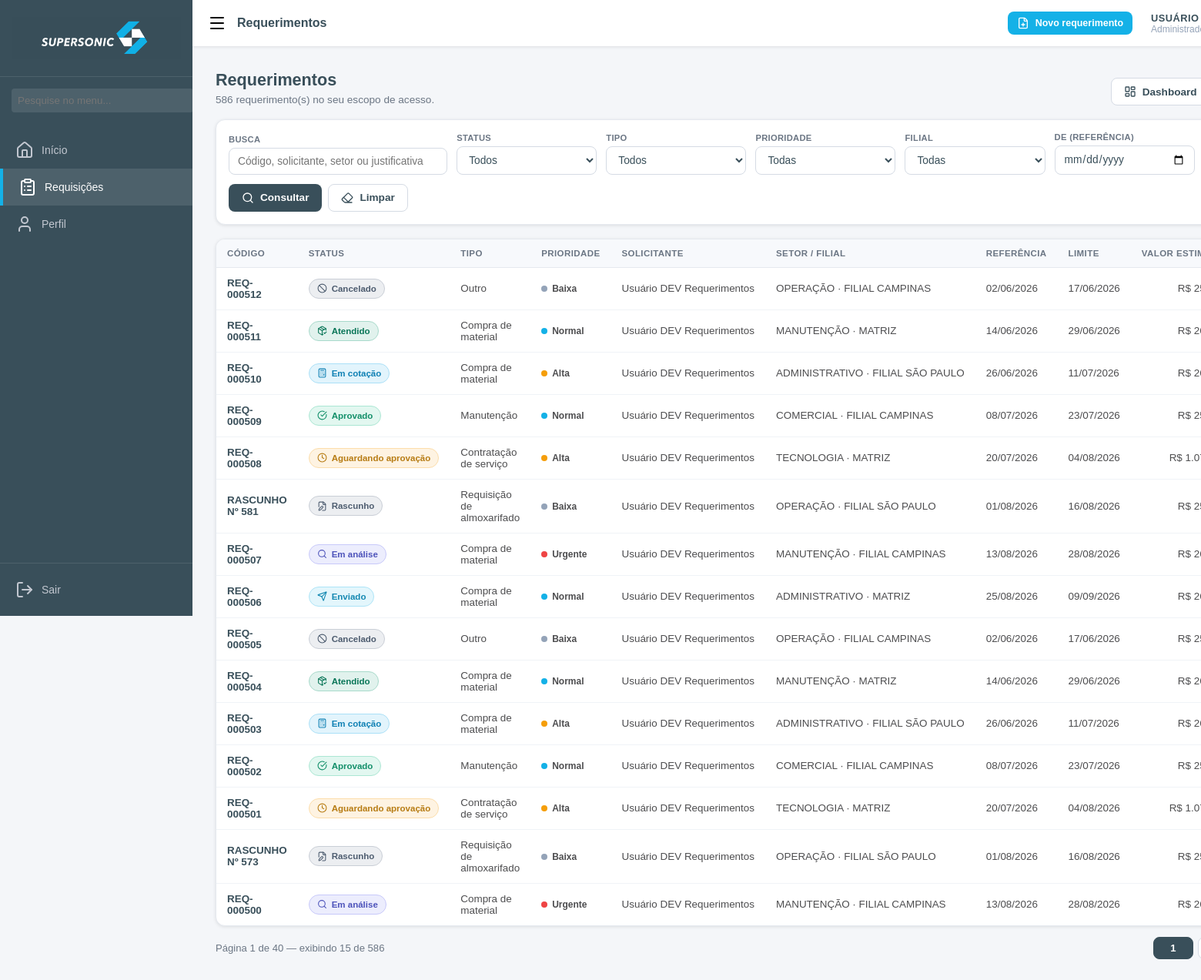
The page /requerimento (signed in) on the database its author committed.
### app.py (models this page shows)
class Usuario(db.Model, UserMixin):
    __tablename__ = "usuarios"
    id = db.Column(db.Integer, primary_key=True)
    nome = db.Column(db.String(100))
    email = db.Column(db.String(100), unique=True)
    senha_hash = db.Column(db.String(255))
    telefone = db.Column(db.String(20))
    ATIVO = db.Column(db.String(1), default='S') # Coluna Ativo
    ADM = db.Column(db.String(1), default='N')
    reset_token = db.Column(db.String(100), nullable=True)
    token_expiracao = db.Column(db.DateTime, nullable=True)
    usu_rod = db.relationship('Usurod', backref='usuario_pai', uselist=True)

### core/req_models.py (models this page shows, shortened)
class Requerimento(db.Model):
    __tablename__ = "req_requerimento"
    id = db.Column(Integer, primary_key=True)
    codigo = db.Column(String(20), unique=True, nullable=True)   # REQ-000123 (gerado no envio/salvamento)
    numero = db.Column(Integer, nullable=True)                   # sequencial dentro da série
    serie = db.Column(String(20), nullable=True)
    status = db.Column(String(30), nullable=False, default="RASCUNHO", index=True)
    tipo = db.Column(String(30), nullable=True)
    prioridade = db.Column(String(20), nullable=False, default="NORMAL")
    data_referencia = db.Column(Date, nullable=True)
    data_limite = db.Column(Date, nullable=True)
    solicitante_usuario_id = db.Column(Integer, ForeignKey("usuarios.id"), nullable=False, index=True)
    solicitante_nome = db.Column(String(120), nullable=True)
    solicitante_email = db.Column(String(120), nullable=True)
    solicitante_telefone = db.Column(String(30), nullable=True)
    funcionario = db.Column(String(120), nullable=True)
    filial = db.Column(String(80), nullable=True)
    setor = db.Column(String(80), nullable=True)
    responsavel = db.Column(String(120), nullable=True)
    unidade_negocio = db.Column(String(80), nullable=True)
    centro_gasto = db.Column(String(80), nullable=True)
    centro_custo = db.Column(String(80), nullable=True)
    classe_sintetica = db.Column(String(80), nullable=True)
    classe_analitica = db.Column(String(80), nullable=True)
    tipo_requisicao = db.Column(String(80), nullable=True)
    categoria = db.Column(String(80), nullable=True)
    justificativa = db.Column(Text, nullable=True)
    observacao = db.Column(Text, nullable=True)
    necessita_cotacao = db.Column(Boolean, nullable=False, default=False)
    cotacao_selecionada_id = db.Column(Integer, nullable=True)   # sem FK: evita ciclo entre tabelas
    etapa_atual = db.Column(Integer, nullable=False, default=1)
    valor_estimado = db.Column(Numeric(15, 2), nullable=False, default=Decimal("0.00"))
    responsavel_atual = db.Column(String(120), nullable=True)
    enviado_em = db.Column(DateTime, nullable=True)
    criado_em = db.Column(DateTime, nullable=False, default=datetime.now)
    criado_por = db.Column(String(120), nullable=True)
    atualizado_em = db.Column(DateTime, nullable=False, default=datetime.now, onupdate=datetime.now)
    atualizado_por = db.Column(String(120), nullable=True)
    cancelado_em = db.Column(DateTime, nullable=True)
    cancelado_por = db.Column(String(120), nullable=True)
    motivo_cancelamento = db.Column(Text, nullable=True)
    itens = db.relationship("ReqItem", backref="requerimento", cascade="all, delete-orphan",
                            order_by="ReqItem.sequencia", lazy="selectin")
    localizacoes = db.relationship("ReqLocalizacao", backref="requerimento",
                                   cascade="all, delete-orphan", lazy="selectin")
    complementos = db.relationship("ReqComplemento", backref="requerimento",
                                   cascade="all, delete-orphan", lazy="selectin")
    anexos = db.relationship("ReqAnexo", backref="requerimento",
                             cascade="all, delete-orphan", lazy="selectin")
    cotacoes = db.relationship("ReqCotacao", backref="requerimento",
                               cascade="all, delete-orphan", lazy="selectin")
    historico = db.relationship("ReqHistorico", backref="requerimento", cascade="all, delete-orphan",
                                order_by="ReqHistorico.data_hora", lazy="selectin")
    __table_args__ = (
        Index("ix_req_status_prioridade", "status", "prioridade"),
    )
    @property
    def codigo_exibicao(self) -> str:
        if self.codigo:
            return self.codigo
        return f"RASCUNHO Nº {self.id}" if self.id else "NOVO RASCUNHO"
    @property
    def editavel(self) -> bool:
        return self.status == "RASCUNHO"

### core/req_routes.py (the view)
@req_bp.route("/requerimento")
@login_required
def lista():
    filtros = {
        "q": request.args.get("q", ""),
        "status": request.args.get("status", ""),
        "tipo": request.args.get("tipo", ""),
        "prioridade": request.args.get("prioridade", ""),
        "filial": request.args.get("filial", ""),
        "setor": request.args.get("setor", ""),
        "solicitante": request.args.get("solicitante", ""),
        "data_inicio": request.args.get("data_inicio", ""),
        "data_fim": request.args.get("data_fim", ""),
    }
    ordenar = request.args.get("ordenar", "atualizado_em")
    direcao = request.args.get("direcao", "desc")
    pagina = request.args.get("pagina", 1, type=int)
    try:
        paginacao = servico.listar(current_user, filtros, pagina=pagina,
                                   ordenar=ordenar, direcao=direcao)
    except servico.ErroRequerimento as erro:
        paginacao = servico.listar(current_user, {}, pagina=1)
        filtros["_erro"] = erro.mensagem
    return render_template(
        "requerimentos/lista.html",
        pagina_ativa="requerimentos",
        titulo_pagina="Requerimentos",
        paginacao=paginacao,
        requerimentos=paginacao.items,
        filtros=filtros,
        ordenar=ordenar,
        direcao=direcao,
        opcoes=servico.opcoes_filtro(current_user),
        **_contexto_dominio(),
    )

### templates/requerimentos/lista.html (shortened to what this page needs)
{% extends 'requerimentos/base.html' %}
{% from 'components/ui.html' import status_badge, prioridade_badge, area_vazia with context %}
{% macro link_ordenacao(campo, rotulo, ordenar, direcao, extras) -%}
    {%- set nova_direcao = 'asc' if (ordenar == campo and direcao == 'desc') else 'desc' -%}
    <a href="{{ url_for('req.lista', ordenar=campo, direcao=nova_direcao, **extras) }}">
        {{ rotulo }}
    </a>
{%- endmacro %}
{% block header_acoes %}
    <a href="{{ url_for('req.novo') }}" class="btn btn-primario btn-pequeno">
        <i data-lucide="file-plus"></i> Novo requerimento
    </a>
{% endblock %}
{% block conteudo %}
{% set filtros_limpos = {} %}
{% for chave, valor in filtros.items() if valor and not chave.startswith('_') %}
    {% set _ = filtros_limpos.update({chave: valor}) %}
{% endfor %}
<div class="pagina-cabecalho">
    <div>
        <h1>Requerimentos</h1>
        <p>
            {{ paginacao.total }} requerimento(s) no seu escopo de acesso
            {%- if papel_usuario == 'SOLICITANTE' %} (apenas os seus){% endif %}.
        </p>
    </div>
    <div class="pagina-acoes">
        <a href="{{ url_for('req.dashboard') }}" class="btn btn-neutro">
            <i data-lucide="layout-dashboard"></i> Dashboard
        </a>
    </div>
</div>
<form class="barra-filtros" method="get" action="{{ url_for('req.lista') }}">
    <div class="filtro-campo largo">
        <label for="q">Busca</label>
        <input type="text" id="q" name="q" value="{{ filtros.q }}"
               placeholder="Código, solicitante, setor ou justificativa">
    </div>
    <div class="filtro-campo">
        <label for="status">Status</label>
        <select id="status" name="status">
            <option value="">Todos</option>
        </select>
    </div>
    <div class="filtro-campo">
        <label for="tipo">Tipo</label>
        <select id="tipo" name="tipo">
            <option value="">Todos</option>
        </select>
    </div>
    <div class="filtro-campo">
        <label for="prioridade">Prioridade</label>
        <select id="prioridade" name="prioridade">
            <option value="">Todas</option>
        </select>
    </div>
    <div class="filtro-campo">
        <label for="filial">Filial</label>
        <select id="filial" name="filial">
            <option value="">Todas</option>
        </select>
    </div>
    <div class="filtro-campo">
        <label for="data_inicio">De (referência)</label>
        <input type="date" id="data_inicio" name="data_inicio" value="{{ filtros.data_inicio }}">
    </div>
    <div class="filtro-acoes">
        <button type="submit" class="btn btn-escuro"><i data-lucide="search"></i> Consultar</button>
        <a href="{{ url_for('req.lista') }}" class="btn btn-neutro"><i data-lucide="eraser"></i> Limpar</a>
    </div>
</form>
{% if requerimentos %}
<div class="tabela-wrapper">
    <table class="tabela">
        <thead>
            <tr>
                <th>{{ link_ordenacao('codigo', 'Código', ordenar, direcao, filtros_limpos) }}</th>
                <th>{{ link_ordenacao('status', 'Status', ordenar, direcao, filtros_limpos) }}</th>
                <th>Tipo</th>
                <th>{{ link_ordenacao('prioridade', 'Prioridade', ordenar, direcao, filtros_limpos) }}</th>
                <th>{{ link_ordenacao('solicitante_nome', 'Solicitante', ordenar, direcao, filtros_limpos) }}</th>
                <th>Setor / filial</th>
                <th>{{ link_ordenacao('data_referencia', 'Referência', ordenar, direcao, filtros_limpos) }}</th>
                <th>Limite</th>
                <th class="numerico">{{ link_ordenacao('valor_estimado', 'Valor estimado', ordenar, direcao, filtros_limpos) }}</th>
            </tr>
        </thead>
        <tbody>
            {% for req in requerimentos %}
            <tr>
                <td>
                    <a class="codigo" href="{{ url_for('req.detalhe', requerimento_id=req.id) }}">
                        {{ req.codigo_exibicao }}
                    </a>
                </td>
                <td>{{ status_badge(req.status) }}</td>
                <td>{{ TIPOS_REQUERIMENTO.get(req.tipo, req.tipo or '—') }}</td>
                <td>{{ prioridade_badge(req.prioridade) }}</td>
                <td class="celula-truncada" title="{{ req.solicitante_nome }}">{{ req.solicitante_nome or '—' }}</td>
                <td class="celula-truncada">{{ req.setor or '—' }}{% if req.filial %} · {{ req.filial }}{% endif %}</td>
                <td>{{ req.data_referencia | data_br }}</td>
                <td>{{ req.data_limite | data_br }}</td>
                <td class="numerico">{{ req.valor_estimado | moeda }}</td>
            </tr>
            {% endfor %}
        </tbody>
    </table>
</div>
<div class="paginacao">
    <span>
        Página {{ paginacao.page }} de {{ paginacao.pages or 1 }} —
        exibindo {{ requerimentos | length }} de {{ paginacao.total }}
    </span>
    <div class="paginas">
        {% for numero in paginacao.iter_pages(left_edge=1, left_current=1, right_current=2, right_edge=1) %}
            {% if numero %}
                {% if numero == paginacao.page %}
                    <span class="atual">{{ numero }}</span>
                {% else %}
                    <a href="{{ url_for('req.lista', pagina=numero, ordenar=ordenar, direcao=direcao, **filtros_limpos) }}">{{ numero }}</a>
                {% endif %}
            {% else %}
                <span>…</span>
            {% endif %}
        {% endfor %}
    </div>
</div>
{% endif %}
{% endblock %}

### templates/components/ui.html (shortened to what this page needs)
{% macro status_badge(status, tamanho='') -%}
    {%- set info = req_status_catalogo.get(status, {'label': status, 'cor': '#94a3b8', 'icone': 'circle'}) -%}
    <span class="badge-status {{ tamanho }}" style="--badge-cor: {{ info.cor }};">
        <i data-lucide="{{ info.icone }}"></i>{{ info.label }}
    </span>
{%- endmacro %}
{% macro prioridade_badge(prioridade) -%}
    {%- set info = req_prioridades.get(prioridade, {'label': prioridade, 'cor': '#94a3b8'}) -%}
    <span class="badge-prioridade" style="--badge-cor: {{ info.cor }};">
        <span class="ponto"></span>{{ info.label }}
    </span>
{%- endmacro %}

### templates/components/header.html (shortened to what this page needs)
{% macro topbar(titulo) -%}
<header class="top-header">
    <div class="header-esquerda">
        <i data-lucide="menu" onclick="toggleSidebar()" style="cursor: pointer;"></i>
        <span class="header-titulo">{{ titulo or 'Requerimentos' }}</span>
    </div>
    <div class="header-direita">
        <div class="header-acoes">{{ caller() if caller is defined }}</div>
        <div class="user-profile-container" onclick="toggleProfile()">
            <div class="user-info">
                <span class="user-name-top">{{ current_user.nome }}</span>
                <span class="user-role">
                    {%- if papel_usuario == 'ADMINISTRADOR' -%}Administrador
                    {%- elif papel_usuario == 'ATENDENTE' -%}Atendente
                    {%- else -%}Solicitante{%- endif -%}
                </span>
            </div>
                {%- set nomes = (current_user.nome or '?').split(' ') -%}
        </div>
    </div>
</header>
{%- endmacro %}

### rows shown on the page
Usuario: nome "USUÁRIO…"
Requerimento: codigo_exibicao "REQ-000512", label "Cancelado", get "Outro", label "Baixa", solicitante_nome "Usuário DEV Requerimentos", setor "OPERAÇÃO", filial "FILIAL CAMPINAS", data_referencia|data_br "02/06/2026", data_limite|data_br "17/06/2026", valor_estimado|moeda "R$…"
Requerimento: codigo_exibicao "REQ-000511", label "Atendido", get "Compra de material", label "Normal", solicitante_nome "Usuário DEV Requerimentos", setor "MANUTENÇÃO", filial "MATRIZ", data_referencia|data_br "14/06/2026", data_limite|data_br "29/06/2026", valor_estimado|moeda "R$…"
Requerimento: codigo_exibicao "REQ-000510", label "Em cotação", get "Compra de material", label "Alta", solicitante_nome "Usuário DEV Requerimentos", setor "ADMINISTRATIVO", filial "FILIAL SÃO PAULO", data_referencia|data_br "26/06/2026", data_limite|data_br "11/07/2026", valor_estimado|moeda "R$…"
Requerimento: codigo_exibicao "REQ-000509", label "Aprovado", get "Manutenção", label "Normal", solicitante_nome "Usuário DEV Requerimentos", setor "COMERCIAL", filial "FILIAL CAMPINAS", data_referencia|data_br "08/07/2026", data_limite|data_br "23/07/2026", valor_estimado|moeda "R$…"
Requerimento: codigo_exibicao "REQ-000508", label "Aguardando aprovação", get "Contratação de serviço", label "Alta", solicitante_nome "Usuário DEV Requerimentos", setor "TECNOLOGIA", filial "MATRIZ", data_referencia|data_br "20/07/2026", data_limite|data_br "04/08/2026", valor_estimado|moeda "R$…"
Requerimento: codigo_exibicao "RASCUNHO Nº 581", label "Rascunho", get "Requisição de almoxarifado", label "Baixa", solicitante_nome "Usuário DEV Requerimentos", setor "OPERAÇÃO", filial "FILIAL SÃO PAULO", data_referencia|data_br "01/08/2026", data_limite|data_br "16/08/2026", valor_estimado|moeda "R$…"
Requerimento: codigo_exibicao "REQ-000507", label "Em análise", get "Compra de material", label "Urgente", solicitante_nome "Usuário DEV Requerimentos", setor "MANUTENÇÃO", filial "FILIAL CAMPINAS", data_referencia|data_br "13/08/2026", data_limite|data_br "28/08/2026", valor_estimado|moeda "R$…"
Requerimento: codigo_exibicao "REQ-000506", label "Enviado", get "Compra de material", label "Normal", solicitante_nome "Usuário DEV Requerimentos", setor "ADMINISTRATIVO", filial "MATRIZ", data_referencia|data_br "25/08/2026", data_limite|data_br "09/09/2026", valor_estimado|moeda "R$…"
Requerimento: codigo_exibicao "REQ-000505", label "Cancelado", get "Outro", label "Baixa", solicitante_nome "Usuário DEV Requerimentos", setor "OPERAÇÃO", filial "FILIAL CAMPINAS", data_referencia|data_br "02/06/2026", data_limite|data_br "17/06/2026", valor_estimado|moeda "R$…"
Requerimento: codigo_exibicao "REQ-000504", label "Atendido", get "Compra de material", label "Normal", solicitante_nome "Usuário DEV Requerimentos", setor "MANUTENÇÃO", filial "MATRIZ", data_referencia|data_br "14/06/2026", data_limite|data_br "29/06/2026", valor_estimado|moeda "R$…"
Requerimento: codigo_exibicao "REQ-000503", label "Em cotação", get "Compra de material", label "Alta", solicitante_nome "Usuário DEV Requerimentos", setor "ADMINISTRATIVO", filial "FILIAL SÃO PAULO", data_referencia|data_br "26/06/2026", data_limite|data_br "11/07/2026", valor_estimado|moeda "R$…"
Requerimento: codigo_exibicao "REQ-000502", label "Aprovado", get "Manutenção", label "Normal", solicitante_nome "Usuário DEV Requerimentos", setor "COMERCIAL", filial "FILIAL CAMPINAS", data_referencia|data_br "08/07/2026", data_limite|data_br "23/07/2026", valor_estimado|moeda "R$…"
Requerimento: codigo_exibicao "REQ-000501", label "Aguardando aprovação", get "Contratação de serviço", label "Alta", solicitante_nome "Usuário DEV Requerimentos", setor "TECNOLOGIA", filial "MATRIZ", data_referencia|data_br "20/07/2026", data_limite|data_br "04/08/2026", valor_estimado|moeda "R$…"
Requerimento: codigo_exibicao "RASCUNHO Nº 573", label "Rascunho", get "Requisição de almoxarifado", label "Baixa", solicitante_nome "Usuário DEV Requerimentos", setor "OPERAÇÃO", filial "FILIAL SÃO PAULO", data_referencia|data_br "01/08/2026", data_limite|data_br "16/08/2026", valor_estimado|moeda "R$…"
Requerimento: codigo_exibicao "REQ-000500", label "Em análise", get "Compra de material", label "Urgente", solicitante_nome "Usuário DEV Requerimentos", setor "MANUTENÇÃO", filial "FILIAL CAMPINAS", data_referencia|data_br "13/08/2026", data_limite|data_br "28/08/2026", valor_estimado|moeda "R$…"

### other values the page prints
{{ titulo or 'Requerimentos' }} "Requerimentos"
{{ paginacao.total }} "586"
{{ rotulo }} "CÓDIGO STATUS PRIORIDADE SOLICITANTE REFERÊNCIA VALOR…"
{{ paginacao.page }} "1"
{{ paginacao.pages or 1 }} "40"
{{ requerimentos | length }} "15"
{{ numero }} "1"
